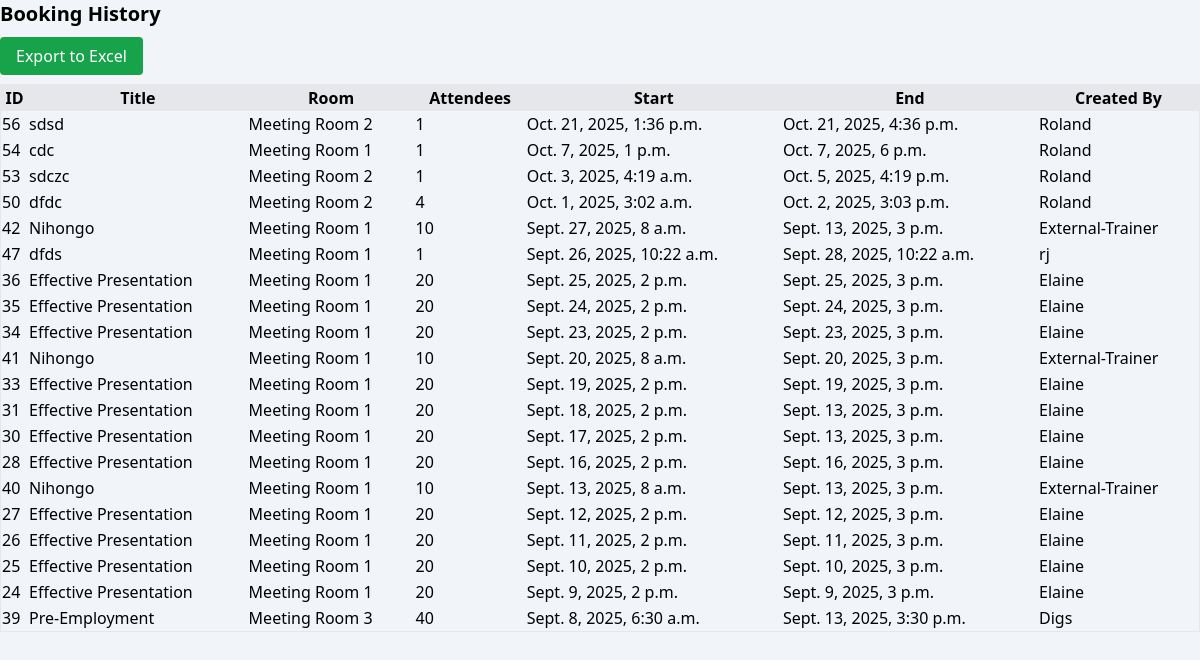
Page /dashboard-admin/bookings/ (signed in) on the committed database.
### booking/models.py (models this page shows, shortened)
class Booking(models.Model):
    STATUS_CHOICES = [
        ("Pending", "Pending"),
        ("Approved", "Approved"),
        ("Rejected", "Rejected"),
    ]
    room = models.ForeignKey(Room, on_delete=models.CASCADE, related_name='bookings')
    title = models.CharField(max_length=200)
    attendees = models.PositiveIntegerField(default=1)
    start = models.DateTimeField()
    end = models.DateTimeField()
    created_by = models.ForeignKey(User, on_delete=models.CASCADE, related_name='bookings')
    color = models.CharField(max_length=7, blank=True, null=True)
    status = models.CharField(max_length=20, choices=STATUS_CHOICES, default="Pending")

class Room(models.Model):
    name = models.CharField(max_length=100, unique=True)
    description = models.CharField(max_length=255, blank=True)
    capacity = models.PositiveIntegerField(default=0, help_text="Max attendees")
    tools = models.CharField(max_length=255, blank=True, help_text="List of tools (speaker, projector...)")
    tables = models.PositiveIntegerField(default=0)
    chairs = models.PositiveIntegerField(default=0)
    image = models.ImageField(upload_to='room_images/', blank=True, null=True)
    projector = models.CharField(max_length=3, choices=[("Yes", "Yes"), ("No", "No")], default="No")
    speaker = models.CharField(max_length=3, choices=[("Yes", "Yes"), ("No", "No")], default="No")

### booking/views.py (the view)
# urls.py: path("dashboard-admin/bookings/", views.booking_history, name="booking_history"),
@login_required
@user_passes_test(lambda u: u.is_superuser)
def booking_history(request):
    bookings = Booking.objects.select_related("room", "created_by").order_by("-start")
    return render(request, "booking/booking_history.html", {"bookings": bookings})

### booking/templates/booking/booking_history.html
{% extends "booking/base.html" %}
{% block content %}
<h1 class="text-xl font-bold mb-4">Booking History</h1>
<a href="?export=1" class="bg-green-600 text-white px-4 py-2 rounded">Export to Excel</a>
<table class="table-auto w-full mt-4 border">
  <thead>
    <tr class="bg-gray-200">
      <th>ID</th><th>Title</th><th>Room</th><th>Attendees</th>
      <th>Start</th><th>End</th><th>Created By</th>
    </tr>
  </thead>
  <tbody>
    {% for b in bookings %}
    <tr>
      <td>{{ b.id }}</td>
      <td>{{ b.title }}</td>
      <td>{{ b.room.name }}</td>
      <td>{{ b.attendees }}</td>
      <td>{{ b.start }}</td>
      <td>{{ b.end }}</td>
      <td>{{ b.created_by.username }}</td>
    </tr>
    {% endfor %}
  </tbody>
</table>
{% endblock %}

### rows in the picture
Booking: id "56", title "sdsd", room.name "Meeting Room 2", attendees "1", start "Oct. 21, 2025, 1:36 p.m.", end "Oct. 21, 2025, 4:36 p.m.", created_by.username "Roland"
Booking: id "54", title "cdc", room.name "Meeting Room 1", attendees "1", start "Oct. 7, 2025, 1 p.m.", end "Oct. 7, 2025, 6 p.m.", created_by.username "Roland"
Booking: id "53", title "sdczc", room.name "Meeting Room 2", attendees "1", start "Oct. 3, 2025, 4:19 a.m.", end "Oct. 5, 2025, 4:19 p.m.", created_by.username "Roland"
Booking: id "50", title "dfdc", room.name "Meeting Room 2", attendees "4", start "Oct. 1, 2025, 3:02 a.m.", end "Oct. 2, 2025, 3:03 p.m.", created_by.username "Roland"
Booking: id "42", title "Nihongo", room.name "Meeting Room 1", attendees "10", start "Sept. 27, 2025, 8 a.m.", end "Sept. 13, 2025, 3 p.m.", created_by.username "External-Trainer"
Booking: id "47", title "dfds", room.name "Meeting Room 1", attendees "1", start "Sept. 26, 2025, 10:22 a.m.", end "Sept. 28, 2025, 10:22 a.m.", created_by.username "rj"
Booking: id "36", title "Effective Presentation", room.name "Meeting Room 1", attendees "20", start "Sept. 25, 2025, 2 p.m.", end "Sept. 25, 2025, 3 p.m.", created_by.username "Elaine"
Booking: id "35", title "Effective Presentation", room.name "Meeting Room 1", attendees "20", start "Sept. 24, 2025, 2 p.m.", end "Sept. 24, 2025, 3 p.m.", created_by.username "Elaine"
Booking: id "34", title "Effective Presentation", room.name "Meeting Room 1", attendees "20", start "Sept. 23, 2025, 2 p.m.", end "Sept. 23, 2025, 3 p.m.", created_by.username "Elaine"
Booking: id "41", title "Nihongo", room.name "Meeting Room 1", attendees "10", start "Sept. 20, 2025, 8 a.m.", end "Sept. 20, 2025, 3 p.m.", created_by.username "External-Trainer"
Booking: id "33", title "Effective Presentation", room.name "Meeting Room 1", attendees "20", start "Sept. 19, 2025, 2 p.m.", end "Sept. 19, 2025, 3 p.m.", created_by.username "Elaine"
Booking: id "31", title "Effective Presentation", room.name "Meeting Room 1", attendees "20", start "Sept. 18, 2025, 2 p.m.", end "Sept. 13, 2025, 3 p.m.", created_by.username "Elaine"
Booking: id "30", title "Effective Presentation", room.name "Meeting Room 1", attendees "20", start "Sept. 17, 2025, 2 p.m.", end "Sept. 13, 2025, 3 p.m.", created_by.username "Elaine"
Booking: id "28", title "Effective Presentation", room.name "Meeting Room 1", attendees "20", start "Sept. 16, 2025, 2 p.m.", end "Sept. 16, 2025, 3 p.m.", created_by.username "Elaine"
Booking: id "40", title "Nihongo", room.name "Meeting Room 1", attendees "10", start "Sept. 13, 2025, 8 a.m.", end "Sept. 13, 2025, 3 p.m.", created_by.username "External-Trainer"
Booking: id "27", title "Effective Presentation", room.name "Meeting Room 1", attendees "20", start "Sept. 12, 2025, 2 p.m.", end "Sept. 12, 2025, 3 p.m.", created_by.username "Elaine"
Booking: id "26", title "Effective Presentation", room.name "Meeting Room 1", attendees "20", start "Sept. 11, 2025, 2 p.m.", end "Sept. 11, 2025, 3 p.m.", created_by.username "Elaine"
Booking: id "25", title "Effective Presentation", room.name "Meeting Room 1", attendees "20", start "Sept. 10, 2025, 2 p.m.", end "Sept. 10, 2025, 3 p.m.", created_by.username "Elaine"
Booking: id "24", title "Effective Presentation", room.name "Meeting Room 1", attendees "20", start "Sept. 9, 2025, 2 p.m.", end "Sept. 9, 2025, 3 p.m.", created_by.username "Elaine"
Booking: id "39", title "Pre-Employment", room.name "Meeting Room 3", attendees "40", start "Sept. 8, 2025, 6:30 a.m.", end "Sept. 13, 2025, 3:30 p.m.", created_by.username "Digs"
